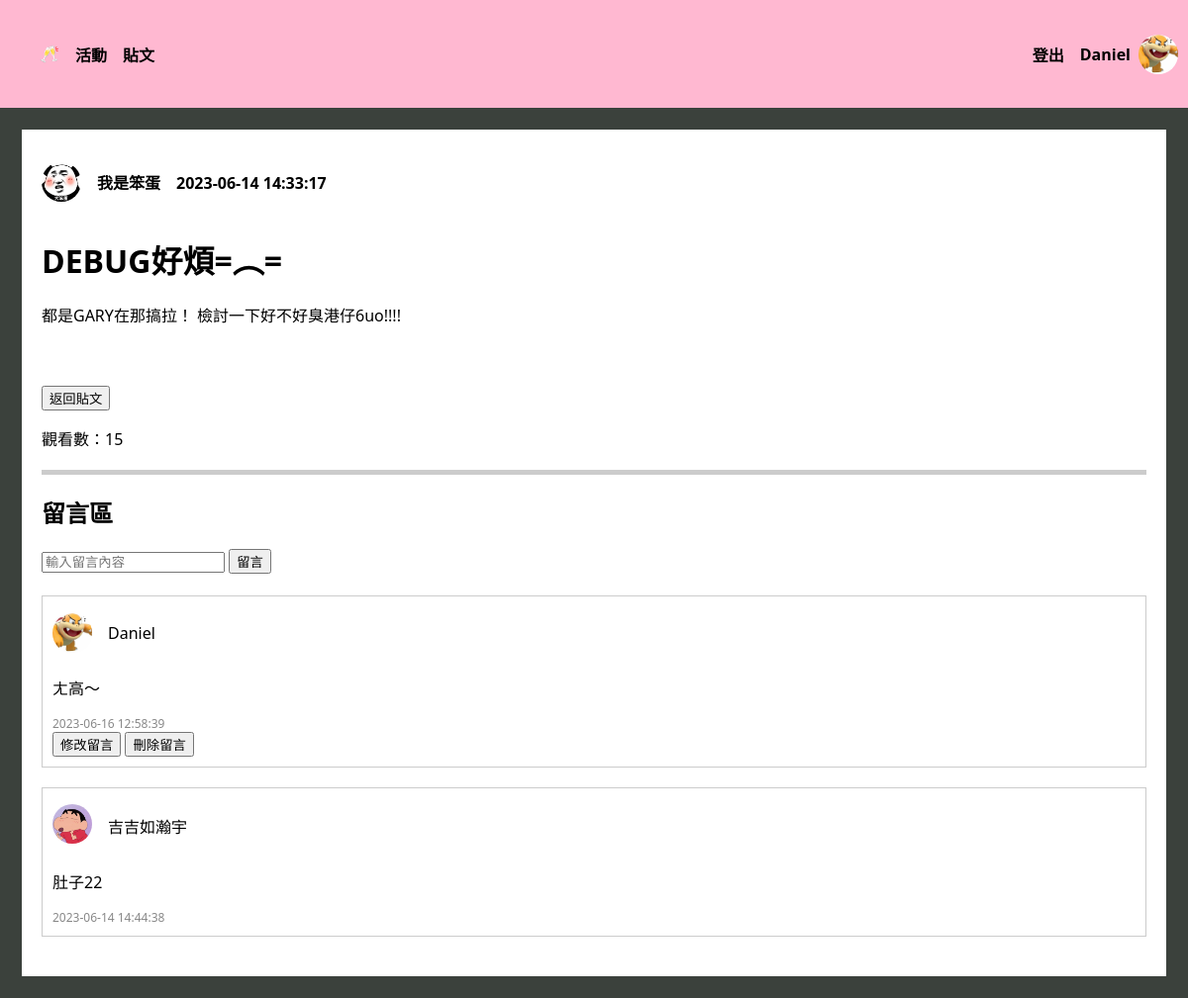
/post/posts/10 (signed in), run on the app's committed database.
### tables this page shows
CREATE TABLE "User" (
	"userID"	INTEGER,
	"password"	VARCHAR(10),
	"nickname"	VARCHAR(10) NOT NULL,
	"gender"	VARCHAR(1) NOT NULL,
	"birth"	TEXT,
	"cellphone"	VARCHAR(10),
	"email"	TEXT UNIQUE,
	"image" TEXT,
	PRIMARY KEY("userID" AUTOINCREMENT)
);

CREATE TABLE "Post" (
	"postID"	INTEGER,
	"postUserID"	INTEGER,
	"postTime"	TEXT,
	"postTitle"	TEXT,
	"postContent"	TEXT,
	"postView"	INT,
	FOREIGN KEY("postUserID") REFERENCES "User"("userID"),
	PRIMARY KEY("postID" AUTOINCREMENT)
);

CREATE TABLE "Comment" (
	"commentID"	INTEGER,
	"commentPostID"	INTEGER,
	"commentUserID"	INTEGER,
	"commentTime"	TEXT,
	"commentContent"	TEXT,
	FOREIGN KEY("commentUserID") REFERENCES "User"("userID") ON DELETE CASCADE,
	FOREIGN KEY("commentPostID") REFERENCES "Post"("postID") ON DELETE CASCADE,
	PRIMARY KEY("commentID" AUTOINCREMENT)
);

### crud/crudPost.py (the view)
@post_bp.route("/posts/<string:sortmethod>", methods=["GET", "POST"])
def posts_method(sortmethod):
    userID = session["userID"]
    searching_value = ""
    if sortmethod == "newest" or sortmethod == "None":
        sortmethod = "newest"
        con = sql.connect("funCrew_db.db")
        con.row_factory = sql.Row
        cur = con.cursor()
        cur.execute(
            "SELECT * FROM Post, User WHERE postUserID = userID ORDER BY postTime DESC"
        )
        posts = cur.fetchall()
        con.commit()
        con.close()
    elif sortmethod == "mostView":
        con = sql.connect("funCrew_db.db")
        con.row_factory = sql.Row
        cur = con.cursor()
        cur.execute(
            "SELECT * FROM Post, User WHERE postUserID = userID ORDER BY postView DESC"
        )
        posts = cur.fetchall()
        con.commit()
        con.close()
    elif sortmethod == "hotest":
        con = sql.connect("funCrew_db.db")
        con.row_factory = sql.Row
        cur = con.cursor()
        cur.execute(
            "SELECT * FROM Post, User LEFT JOIN Comment ON postID=commentPostID WHERE postUserID=userID GROUP BY postID ORDER BY count(commentPostID) DESC"
        )
        posts = cur.fetchall()
        con.commit()
        con.close()
    elif sortmethod == "searching":
        if request.form.get("searching_value"):
            searching_value = request.form.get("searching_value")
        elif request.args.get("searching_value"):
            searching_value = request.args.get("searching_value")
        searching_exp = "%" + searching_value + "%"
        con = sql.connect("funCrew_db.db")
        con.row_factory = sql.Row
        cur = con.cursor()
        cur.execute(
            "SELECT * FROM Post, User WHERE postUserID = userID AND (postTitle LIKE ? OR nickName LIKE ?)",
            (
                searching_exp,
                searching_exp,
            ),
        )
        posts = cur.fetchall()
        con.commit()
        con.close()
    elif sortmethod == "my_posts":
        con = sql.connect("funCrew_db.db")
        con.row_factory = sql.Row
        cur = con.cursor()
        cur.execute(
            "SELECT * FROM Post WHERE postUserID = ? ORDER BY postTime DESC", (userID,)
        )
        posts = cur.fetchall()
        con.commit()
        con.close()
    return render_template(
        "posts.html",
        nickname=get_nickname(userID),
        avatar=get_avatar_path(userID),
        posts=posts,
        userID=userID,
        sortmethod=sortmethod,
        searching_value=searching_value,
    )

### templates/post_detail.html (shortened to what this page needs)
<!DOCTYPE html>
<html lang="zh-Hant-TW">
<head>
</head>
<body>
    <div class="nav_bar">
        <ul>
            <li><a href="/home"> 🥂 </a></li>
            <li><a href="/activity/activities/signingUp">活動</a></li>
            <li><a href="/post/posts/newest">貼文</a></li>
        </ul>
        <div class="header-right">
            <li style="list-style: none;"><a href="/user/logout">登出</a></li>
            <div class="user-info">
                <h4><a href="/user/personalInfo">{{ origin_username }}</a></h4></button>
                <img src="{{ url_for('static', filename='images/avatars/' + origin_user_image[0]) }}" alt="大頭貼">
            </div>
        </div>
    </div>
    <div class="post-wrapper">
        <div class="user-info">
            <img src="{{ url_for('static', filename='images/avatars/' + user_image[0]) }}" alt="大頭貼">
            <h4>　<a href="/user/info/{{post['postUserID']}}">{{ post['nickname'] }}</a>　{{ post['postTime'] }}</h4>
        </div>
        <h1>{{ post['postTitle'] }}</h1>
        <p>{{ post['postContent'] }}</p>
        <br><br>
        {% if searching_value %}
        <button><a href="/post/posts/{{sortmethod}}?searching_value={{searching_value}}">返回</a></button>
        {% else %}
        <button><a href="/post/posts/{{sortmethod}}">返回貼文</a></button>
        {% endif %}
        <p>觀看數：{{views}}</p>
        <div class="separator"></div>
        <h2>留言區</h2>
        <form action="/post/posts/{{ postID }}" method="post">
            <div class="input">
                <input type="text" name="content" placeholder="輸入留言內容" required>
                <button type="submit">留言</button>
            </div>
        </form>
        <br>
        {% for comment in comments %}
        <div class="post">
            <div class="content">
                <div class="user-info">
                    <img src="{{ url_for('static', filename='images/avatars/' + comment['image']) }}" alt="大頭貼">
                    <p><a href="/user/info/{{ comment['commentUserID'] }}">{{ comment['nickname'] }}</a></p>
                </div>
                <p>{{ comment['commentContent'] }}</p>
            </div>
            <div class="info">
                <span>{{ comment['commentTime'] }}</span>
            </div>
            {% if comment['commentUserID'] == userID %}
            <div>
                <button><a href="/post/posts/update_comment/{{ comment['commentID'] }}"
                        style="text-decoration:none; color:black">修改留言</button>
                <button><a href="/post/posts/delete_comment/{{ comment['commentID'] }}"
                        style="text-decoration:none; color:black">刪除留言</button>
            </div>
            {% endif %}
        </div>
        {% endfor %}
    </div>
</body>

### templates/post_detail.html (style rules this page uses)
body { font-family: system-ui, -apple-system, BlinkMacSystemFont, 'Segoe UI', Roboto, Oxygen, Ubuntu, Cantarell, 'Open Sans', 'Helvetica Neue', sans-serif; margin: 0; background-color: #3B413C; }
a { text-decoration-line: none; color: black; }
.nav_bar ul { display: flex; list-style: none; }
.nav_bar li { font-weight: bold; margin-right: 16px; border: none; }
.nav_bar { display: flex; justify-content: space-between; align-items: center; background-color: #ffb8d1; height: 109px; width: 100%; top: 0px; font-weight: bold; }
.nav_bar .header-right { display: flex; align-items: center; margin-right: 10px; }
.header-right { display: flex; align-items: center; }
.post { margin-bottom: 20px; border: 1px solid #ccc; padding: 10px; }
.post .info { font-size: 12px; color: #888; }
.post .content { margin-top: 0px; }
.user-info { display: flex; align-items: center; }
.user-info h4 { margin-right: 8px; }
.user-info img { width: 40px; height: 40px; border-radius: 50%; object-fit: cover; }
.post-wrapper { border: 2px solid #ccc; padding: 20px; margin:20px; border-color: #3B413C; background-color: white; }
.separator { border-top: 5px solid #ccc; margin-top: 20px; margin-bottom: 20px; }

### data on the page
User: nickname "Daniel", image (picture)
User: image (picture), nickname "我是笨蛋"
Post: postTime "2023-06-14 14:33:17", postTitle "DEBUG好煩=︵=", postContent "都是GARY在那搞拉！ 檢討一下好不好臭港仔6uo!!!!"
Comment: image (picture), nickname "Daniel", commentContent "ㄤ高～", commentTime "2023-06-16 12:58:39"
Comment: image (picture), nickname "吉吉如瀚宇", commentContent "肚子22", commentTime "2023-06-14 14:44:38"

### other printed values
{{ views }} "15"
